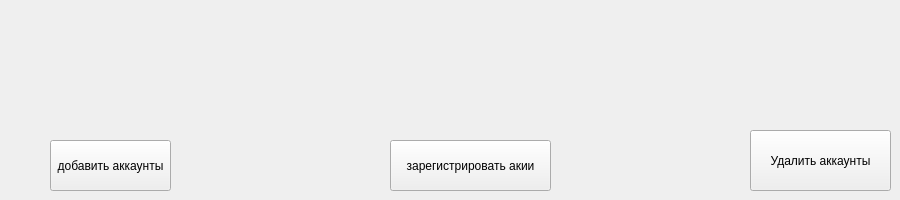
                     <widget class="QWidget" name="home">
                      <widget class="QPushButton" name="add_accs_button">
                       <property name="geometry">
                        <rect>
                         <x>50</x>
                         <y>140</y>
                         <width>121</width>
                         <height>51</height>
                        </rect>
                       </property>
                       <property name="text">
                        <string>добавить аккаунты</string>
                       </property>
                      </widget>
                      <widget class="QPushButton" name="register_btn">
                       <property name="geometry">
                        <rect>
                         <x>390</x>
                         <y>140</y>
                         <width>161</width>
                         <height>51</height>
                        </rect>
                       </property>
                       <property name="text">
                        <string>зарегистрировать акии</string>
                       </property>
                      </widget>
                      <widget class="QPushButton" name="delete_btn">
                       <property name="geometry">
                        <rect>
                         <x>750</x>
                         <y>130</y>
                         <width>141</width>
                         <height>61</height>
                        </rect>
                       </property>
                       <property name="text">
                        <string>Удалить аккаунты</string>
                       </property>
                      </widget>
                     </widget>
